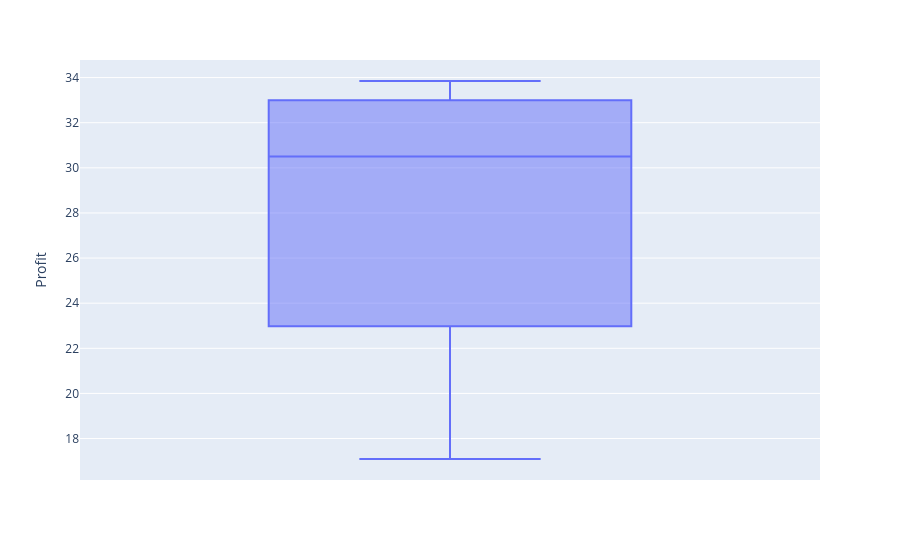

Here is the notebook cell this chart was saved with:
### Markdown cell above
### Average Profit By Region Box Plot

### Code cell
fig = px.box(avg_region_profit,y='Profit')
fig.show()

### Figure 1 — Plotly figure (JSON) as saved in the notebook; plotly's stock layout.template omitted (floating-point values rounded to 4 significant figures)
{"data": [{"alignmentgroup": "True", "hovertemplate": "Profit=%{y}<extra></extra>", "legendgroup": "", "marker": {"color": "#636efa"}, "name": "", "notched": false, "offsetgroup": "", "orientation": "v", "showlegend": false, "type": "box", "x0": " ", "xaxis": "x", "y": [33.85, 32.14, 28.86, 17.09], "y0": " ", "yaxis": "y"}], "layout": {"boxmode": "group", "legend": {"tracegroupgap": 0}, "margin": {"t": 60}, "xaxis": {"anchor": "y", "domain": [0, 1]}, "yaxis": {"anchor": "x", "domain": [0, 1], "title": {"text": "Profit"}}}}
